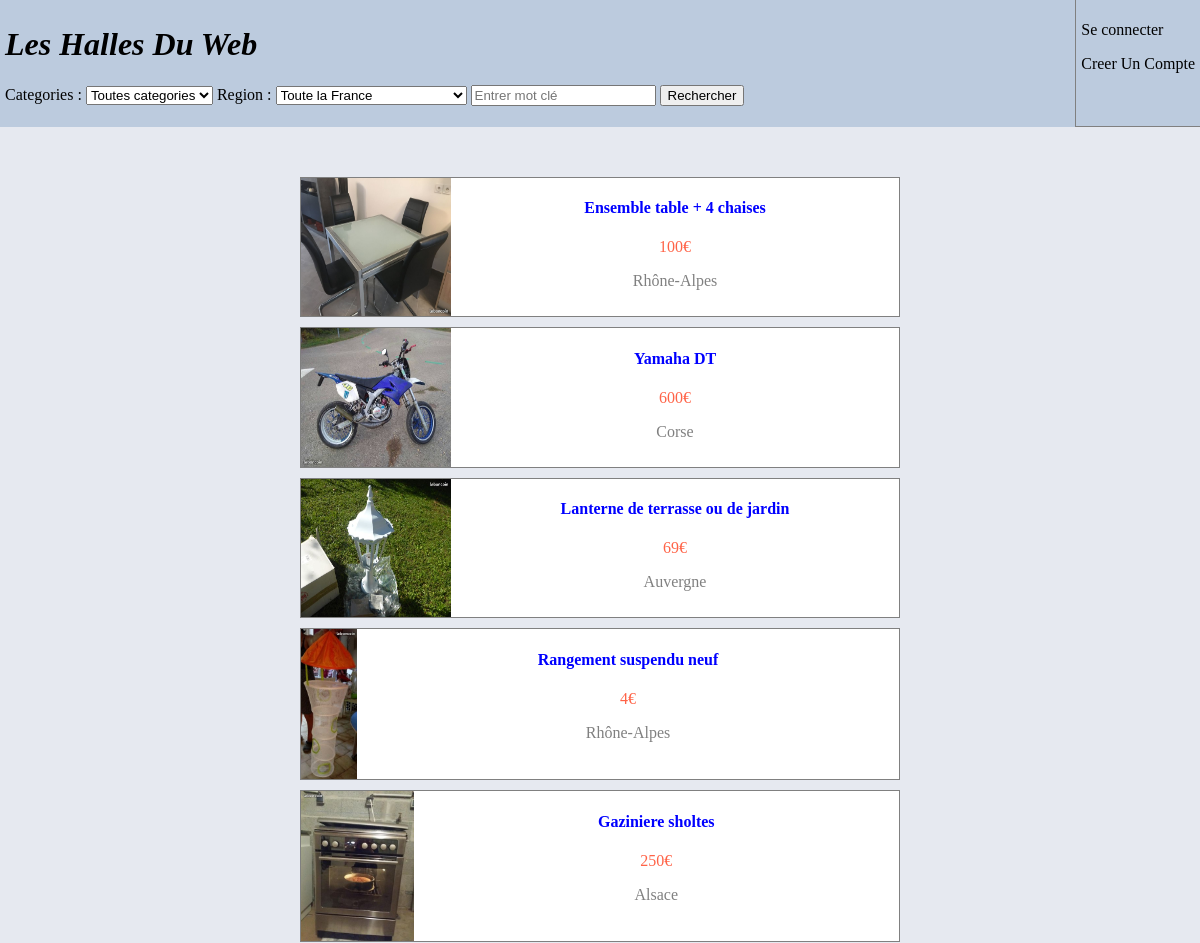
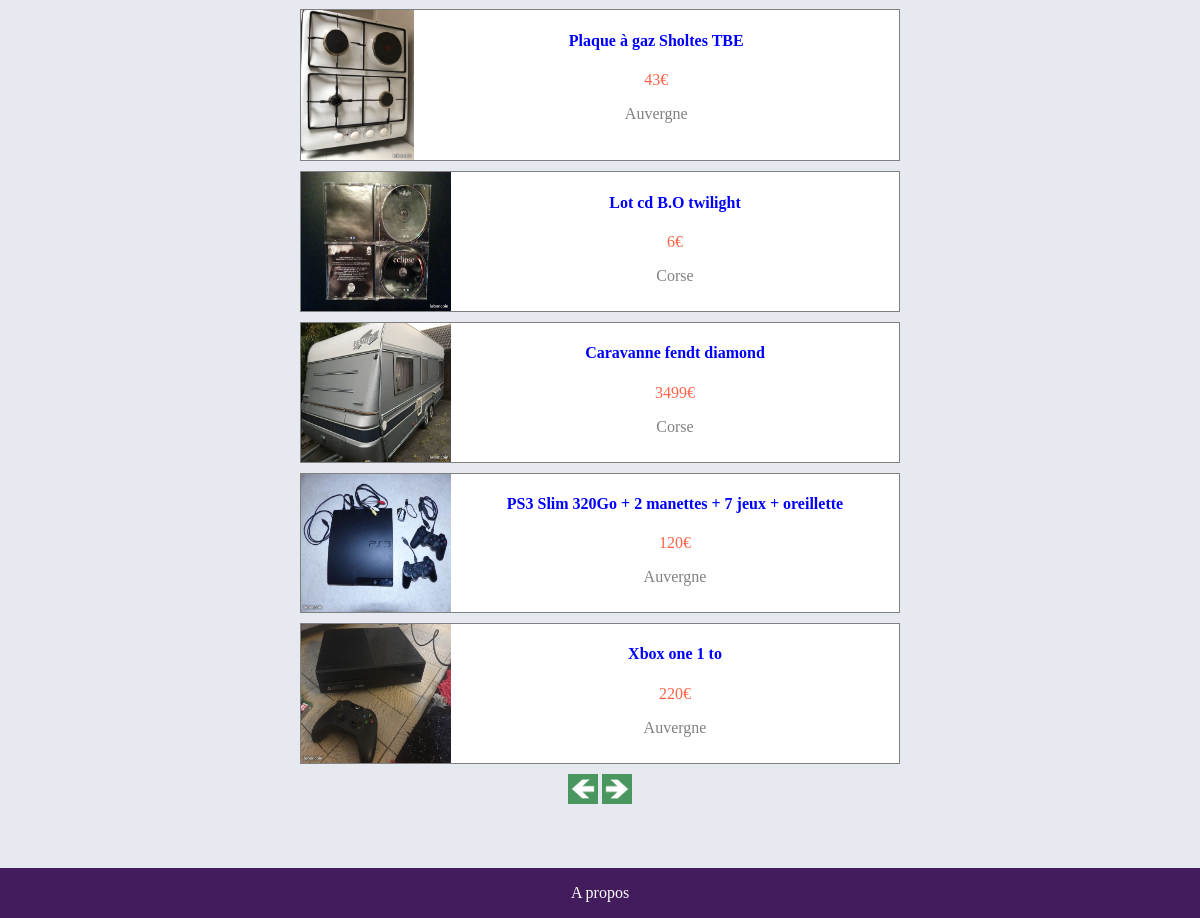
The page /controleur/recherche.ctrl.php?firstId=10&r=Toute&c=Toute on the database its author committed (2 pictures, top to bottom).
### tables this page shows
CREATE TABLE offre (
ref INTEGER PRIMARY KEY,
photo TEXT,
intitule TEXT,
prix TEXT,
region TEXT,
caracteristique TEXT,
id INTEGER,
categorie INTEGER,
FOREIGN KEY (id) REFERENCES utilisateur(identifiant),
FOREIGN KEY (region) REFERENCES utilisateur(region),
FOREIGN KEY (categorie) REFERENCES categorie(id)
);

### controleur/recherche.ctrl.php (called while the page is built, shortened)
<?php
require_once('../model/model.class.php');
require_once('../model/model.classDAO.php');
  if (isset($_GET['firstId'])) {
    $firstId = $_GET['firstId'];
  } else {
    $firstId = 0;
  }
  if (isset($_GET['r'])) {
    $reg = $_GET['r'];
  } else {
    $reg = "Toute";
  }
  if (isset($_GET['c'])) {
    $cate = $_GET['c'];
  } else {
    $cate = "Toute";
  }
  if (isset($_GET['rec'])) {
    $rec = $_GET['rec'];
  } else {
    $rec = "";
  }
  $config = parse_ini_file('../config/config.ini');
  if($dao->estCatMere($_GET['c'])){
    $offres = $dao->getNOffreCorespondanteMere($firstId,$reg,$cate,$rec);
    $nboffre = $dao->getNbOffreRecCatMere($reg,$cate,$rec);
  } else {
    $offres = $dao->getNOffreCorespondante($firstId,$reg,$cate,$rec);
    $nboffre = $dao->getNbOffreRec($reg,$cate,$rec);
  }
  include('../view/recherche.view.php');
 ?>

### model/model.classDAO.php (called while the page is built, shortened)
<?php
require_once("../model/model.class.php");
$dao = new DAO();
class DAO{
    private $db;
    function __construct(){
      try {
      $config = parse_ini_file('../config/config.ini');
      $path = $config['database_path'];
      $this->db = new PDO("sqlite:$path");
      }
    catch (PDOException $e){
    die("erreur de connexion a la database: ".$e->getMessage());
    }
  }
function getNOffreCorespondante($firstId, $region, $categorie,$rec) : array{
  $tab = array();
  if($region=='Toute' && $categorie=='Toute'){
    $where = "WHERE";
  }elseif($region!='Toute' && $categorie!='Toute'){
    $where = "WHERE region = \"$region\" AND categorie = $categorie AND";
  }elseif($region!='Toute' && $categorie=='Toute'){
    $where = "WHERE region = \"$region\" AND";
  }elseif($region=='Toute' && $categorie!='Toute'){
    $where = "WHERE categorie = $categorie AND";
  }
  $req = "SELECT * FROM offre $where intitule LIKE \"%$rec%\" LIMIT 10 Offset $firstId";
  try{
      if($d = $this->db->query($req)){
        $tab=$d->fetchAll(PDO::FETCH_CLASS,'Offre');
      }
    }catch(Exception $e){
      echo "error au niveau du searchORC".$e;
      return NULL;
    }
    return $tab;
}
function getNbOffreRec($region, $categorie) {
  if($region=='Toute' && $categorie=='Toute'){
    $where = " ";
  }elseif($region!='Toute' && $categorie!='Toute'){
    $where = "WHERE region = \"$region\" AND categorie = $categorie";
  }elseif($region!='Toute' && $categorie=='Toute'){
    $where = "WHERE region = \"$region\"";
  }elseif($region=='Toute' && $categorie!='Toute'){
    $where = "WHERE categorie = $categorie";
  }
  $req = "SELECT COUNT(*) as count FROM offre $where";
  try{
      if($d = $this->db->query($req)){
        $nb=$d->fetch();
      }
    }catch(Exception $e){
      echo "error au niveau du searchORC".$e;
      return NULL;
    }
    return (int)$nb["count"];
}
}
 ?>

### model/model.class.php (called while the page is built, shortened)
<?php
class Offre{
public function __get(string $property) {
    return $this->$property;
  }
}
 ?>

### view/recherche.view.php (the view, shortened to what this page needs)
<!DOCTYPE html>
<html lang="en" dir="ltr">
  <head>
    <link rel="stylesheet" href="../view/style/recherche.style.css">
  </head>
  <body>
    <?php include('../controleur/header.ctrl.php'); ?>
    <nav>
      <?php  if (sizeof($offres)==0) {?>
        <p>Aucune offre ne correspond à votre recherche</p>
      <?php } else {?>
      <?php foreach ($offres as $offre) { ?>
        <a href="../controleur/offre.ctrl.php?ref=<?php echo $offre->ref?>&firstId=<?php echo $firstId ?>&r=<?php echo $reg ?>&c=<?php echo $cate?>&rec=<?php echo $rec?>">
        <div class="Offre">
          <img src="<?php echo $config['img_path']."/".$offre->photo ?>" alt="">
          <div >
            <h4><?php echo $offre->intitule?></h4>
            <p class="prix"><?php echo $offre->prix?>€</p>
            <p><?php echo $offre->region?></p>
          </div>
        </div>
        </a>
      <?php  }?>
        <div class="Fleche">
          <?php if ($firstId!=0) {?>
            <a href="../controleur/recherche.ctrl.php?firstId=<?php echo $firstId-10 ?>&r=<?php echo $reg ?>&c=<?php echo $cate?>"><img src="../data/imgSite/F_Gauche.jpg" alt=""></a>
          <?php } ?>
          <?php if ($nboffre > $firstId+10) {?>
          <a href="../controleur/recherche.ctrl.php?firstId=<?php echo $firstId+10 ?>&r=<?php echo $reg ?>&c=<?php echo $cate?>"><img src="../data/imgSite/F_Droite.jpg" alt=""></a>
          <?php } ?>
        </div>
      <?php }?>
    </nav>
    <?php include('footer.view.php'); ?>
  </body>
</html>

### view/style/recherche.style.css (style rules this page uses)
nav { margin-right: auto; margin-left: auto; width: 50%; background-color: #e6e9f0; }
a { text-decoration: none; color: black; }
nav { text-align: center; }
nav div img { max-width: 150px; max-height: 150px; }
nav div.Fleche img { width: 30px; height: 30px; }
div.Fleche { background-color: #e6e9f0; }
nav div { color: gray; font-style: normal; text-decoration: none; height: auto; margin-right: auto; margin-left: auto; margin-bottom: 10px; background-color: #e6e9f0; background-color: white; }
nav h4 { color: blue; font-style: normal; text-decoration: none; }
.Offre { border-style: solid; border-color: gray; border-width: thin; border-collapse:collapse; display: flex; flex-direction: row; justify-content:flex-start; }
.prix { color: tomato; }
body { background-color: #e6e9f0; height: 100vh; margin: 0px; padding: 0px; display: flex; flex-direction: column; justify-content: space-between; }

### rows shown on the page
offre: photo (picture), intitule "Ensemble table + 4 chaises", prix "100", region "Rhône-Alpes"
offre: photo (picture), intitule "Yamaha DT", prix "600", region "Corse"
offre: photo (picture), intitule "Lanterne de terrasse ou de jardin", prix "69", region "Auvergne"
offre: photo (picture), intitule "Rangement suspendu neuf", prix "4", region "Rhône-Alpes"
offre: photo (picture), intitule "Gaziniere sholtes", prix "250", region "Alsace"
offre: photo (picture), intitule "Plaque à gaz Sholtes TBE", prix "43", region "Auvergne"
offre: photo (picture), intitule "Lot cd B.O twilight", prix "6", region "Corse"
offre: photo (picture), intitule "Caravanne fendt diamond", prix "3499", region "Corse"
offre: photo (picture), intitule "PS3 Slim 320Go + 2 manettes + 7 jeux + oreillette", prix "120", region "Auvergne"
offre: photo (picture), intitule "Xbox one 1 to", prix "220", region "Auvergne"
